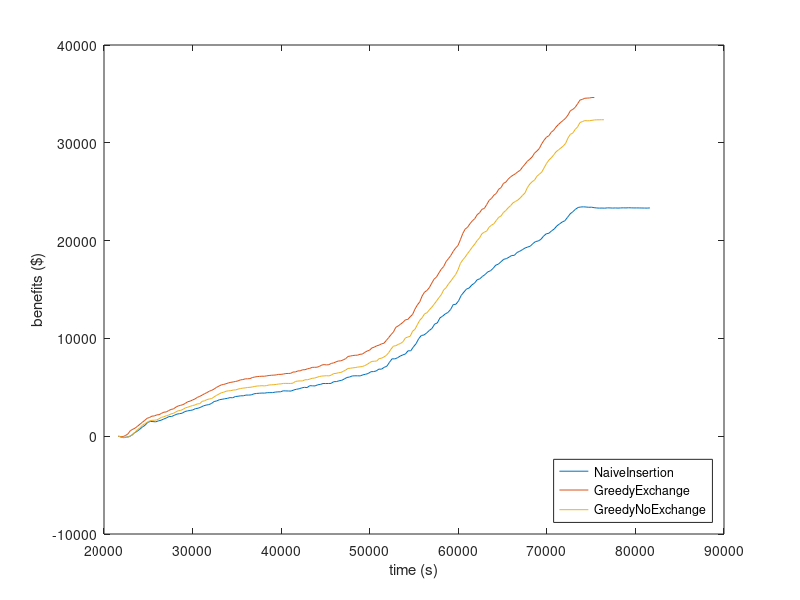

MATLAB code to generate this figure:
x0 = [21630,21930,22230,22530,22830,23130,23430,23730,24030,24330,24630,24930,25230,25530,25830,26130,26430,26730,27030,27330,27630,27930,28230,28530,28830,29130,29430,29730,30030,30330,30630,30930,31230,31530,31830,32130,32430,32730,33030,33330,33630,33930,34230,34530,34830,35130,35430,35730,36030,36330,36630,36930,37230,37530,37830,38130,38430,38730,39030,39330,39630,39930,40230,40530,40830,41130,41430,41730,42030,42330,42630,42930,43230,43530,43830,44130,44430,44730,45030,45330,45630,45930,46230,46530,46830,47130,47430,47730,48030,48330,48630,48930,49230,49530,49830,50130,50430,50730,51030,51330,51630,51930,52230,52530,52830,53130,53430,53730,54030,54330,54630,54930,55230,55530,55830,56130,56430,56730,57030,57330,57630,57930,58230,58530,58830,59130,59430,59730,60030,60330,60630,60930,61230,61530,61830,62130,62430,62730,63030,63330,63630,63930,64230,64530,64830,65130,65430,65730,66030,66330,66630,66930,67230,67530,67830,68130,68430,68730,69030,69330,69630,69930,70230,70530,70830,71130,71430,71730,72030,72330,72630,72930,73230,73530,73830,74130,74430,74730,75030,75330,75630,75930,76230,76530,76830,77130,77430,77730,78030,78330,78630,78930,79230,79530,79830,80130,80430,80730,81030,81330,81630];
y0 = [-0.31,-79.93,-154.91,-89.79,-52.79,94.27,346.33,493.43,708.74,932.61,1120.02,1411.4,1510.27,1494.24,1466.96,1562.0,1630.66,1751.97,1859.72,2005.74,2015.93,2133.09,2257.55,2304.1,2354.66,2520.51,2589.32,2630.67,2689.58,2820.61,2861.84,2969.14,3102.92,3181.42,3229.5,3341.23,3546.06,3606.27,3732.64,3774.63,3827.53,3871.14,3946.46,3927.25,4057.39,4084.6,4129.52,4131.59,4208.05,4204.0,4226.05,4332.2,4372.98,4392.6,4412.99,4404.69,4449.43,4453.23,4456.26,4508.03,4535.27,4538.46,4640.42,4630.79,4622.8,4614.51,4729.64,4798.78,4850.09,4940.98,4998.99,4968.91,5165.13,5149.3,5140.94,5257.28,5291.99,5389.32,5385.27,5389.19,5399.28,5573.33,5583.66,5662.07,5711.29,5848.35,6005.38,6052.33,6162.8,6175.48,6174.32,6166.34,6273.14,6333.03,6411.3,6592.11,6607.71,6668.23,6860.58,6853.62,7040.26,7151.19,7555.67,7919.33,7899.53,8017.1,8185.14,8311.77,8403.27,8736.25,8726.35,9127.06,9457.44,9970.06,10300.19,10349.66,10560.38,10811.69,11019.11,11463.25,11579.97,12097.64,12273.33,12503.11,12650.2,12953.68,13460.06,13487.77,13838.6,14395.29,14731.17,15049.1,15152.51,15466.17,15645.47,15994.45,16094.11,16340.57,16532.15,16802.44,16911.78,17160.16,17487.55,17596.24,17843.58,18089.48,18155.98,18306.63,18478.19,18491.11,18783.36,18907.02,19067.77,19239.58,19339.7,19432.69,19700.76,19905.42,19961.83,20129.75,20459.92,20695.39,20751.08,20994.92,21182.33,21502.53,21704.8,21896.83,22030.07,22373.19,22732.54,22954.03,23203.26,23388.08,23438.0,23452.05,23434.42,23407.28,23417.68,23368.45,23337.12,23322.23,23329.42,23315.6,23348.5,23341.58,23326.12,23339.73,23324.34,23341.38,23349.89,23341.48,23358.04,23348.48,23339.58,23341.66,23338.76,23333.29,23328.68,23323.93,23342.92];
x1 = [21630,21900,22170,22440,22710,22980,23250,23520,23790,24060,24330,24600,24870,25140,25410,25680,25950,26220,26490,26760,27030,27300,27570,27840,28110,28380,28650,28920,29190,29460,29730,30000,30270,30540,30810,31080,31350,31620,31890,32160,32430,32700,32970,33240,33510,33780,34050,34320,34590,34860,35130,35400,35670,35940,36210,36480,36750,37020,37290,37560,37830,38100,38370,38640,38910,39180,39450,39720,39990,40260,40530,40800,41070,41340,41610,41880,42150,42420,42690,42960,43230,43500,43770,44040,44310,44580,44850,45120,45390,45660,45930,46200,46470,46740,47010,47280,47550,47820,48090,48360,48630,48900,49170,49440,49710,49980,50250,50520,50790,51060,51330,51600,51870,52140,52410,52680,52950,53220,53490,53760,54030,54300,54570,54840,55110,55380,55650,55920,56190,56460,56730,57000,57270,57540,57810,58080,58350,58620,58890,59160,59430,59700,59970,60240,60510,60780,61050,61320,61590,61860,62130,62400,62670,62940,63210,63480,63750,64020,64290,64560,64830,65100,65370,65640,65910,66180,66450,66720,66990,67260,67530,67800,68070,68340,68610,68880,69150,69420,69690,69960,70230,70500,70770,71040,71310,71580,71850,72120,72390,72660,72930,73200,73470,73740,74010,74280,74550,74820,75090,75360];
y1 = [-0.31,-43.84,-33.92,74.73,246.74,570.4,707.6,833.23,1022.57,1226.3,1423.57,1618.54,1831.55,1911.68,2052.44,2069.95,2179.15,2201.45,2336.3,2456.23,2480.76,2621.35,2736.48,2790.67,2968.74,3093.33,3159.83,3228.53,3364.34,3526.67,3586.24,3704.79,3808.78,3969.23,4073.55,4199.82,4343.13,4459.51,4600.9,4689.06,4821.8,4990.54,5122.55,5244.11,5293.61,5366.37,5450.73,5509.45,5547.14,5601.13,5656.71,5756.31,5788.79,5861.76,5868.35,5888.83,5999.02,6053.87,6092.17,6117.21,6134.24,6128.91,6170.82,6206.94,6232.96,6245.64,6268.92,6321.76,6323.38,6357.0,6409.39,6414.75,6424.81,6564.09,6566.56,6675.47,6681.72,6793.15,6795.79,6889.2,6936.33,7040.81,7044.37,7055.13,7131.06,7273.09,7323.44,7287.55,7313.68,7446.24,7495.54,7603.63,7692.48,7702.58,7804.99,7925.82,8155.11,8195.94,8246.62,8276.51,8284.58,8376.94,8396.21,8572.16,8707.04,8789.93,9027.99,9108.1,9242.87,9310.71,9441.62,9501.58,9786.39,10082.02,10387.12,10660.22,11137.82,11276.14,11459.66,11647.51,11900.07,11936.89,12212.43,12451.07,12995.16,13421.23,13737.05,14340.2,14731.01,14900.09,15186.95,15645.46,16060.82,16276.02,16690.92,17076.9,17348.71,17853.62,18154.9,18483.46,18901.14,19239.64,19505.4,20098.58,20732.49,21180.47,21367.77,21729.88,22021.78,22246.88,22648.81,22842.97,23201.35,23285.07,23685.11,24112.09,24317.65,24642.93,24821.9,25251.34,25419.21,25848.52,25983.37,26290.11,26525.45,26683.88,26834.91,27037.0,27188.09,27529.03,27807.18,28119.65,28317.41,28558.32,28946.75,29161.36,29415.67,29901.03,30271.4,30576.08,30727.72,31084.47,31279.6,31618.04,31870.42,32098.27,32296.78,32519.35,32847.68,33287.48,33414.68,33631.51,33990.53,34371.49,34438.6,34554.77,34570.85,34584.79,34632.13,34629.38];
x2 = [21630,21900,22170,22440,22710,22980,23250,23520,23790,24060,24330,24600,24870,25140,25410,25680,25950,26220,26490,26760,27030,27300,27570,27840,28110,28380,28650,28920,29190,29460,29730,30000,30270,30540,30810,31080,31350,31620,31890,32160,32430,32700,32970,33240,33510,33780,34050,34320,34590,34860,35130,35400,35670,35940,36210,36480,36750,37020,37290,37560,37830,38100,38370,38640,38910,39180,39450,39720,39990,40260,40530,40800,41070,41340,41610,41880,42150,42420,42690,42960,43230,43500,43770,44040,44310,44580,44850,45120,45390,45660,45930,46200,46470,46740,47010,47280,47550,47820,48090,48360,48630,48900,49170,49440,49710,49980,50250,50520,50790,51060,51330,51600,51870,52140,52410,52680,52950,53220,53490,53760,54030,54300,54570,54840,55110,55380,55650,55920,56190,56460,56730,57000,57270,57540,57810,58080,58350,58620,58890,59160,59430,59700,59970,60240,60510,60780,61050,61320,61590,61860,62130,62400,62670,62940,63210,63480,63750,64020,64290,64560,64830,65100,65370,65640,65910,66180,66450,66720,66990,67260,67530,67800,68070,68340,68610,68880,69150,69420,69690,69960,70230,70500,70770,71040,71310,71580,71850,72120,72390,72660,72930,73200,73470,73740,74010,74280,74550,74820,75090,75360,75630,75900,76170,76440];
y2 = [-0.31,-69.06,-126.23,-120.2,-95.41,47.41,173.83,410.19,685.56,851.92,1114.44,1271.46,1424.07,1563.8,1627.63,1629.42,1666.24,1782.61,1934.98,1987.78,2093.32,2157.07,2284.07,2334.6,2484.08,2606.28,2636.67,2749.69,2896.34,2967.9,3050.33,3136.8,3191.62,3306.03,3318.6,3565.7,3613.42,3743.29,3806.02,3850.9,4022.3,4170.59,4308.07,4435.82,4496.36,4599.92,4639.51,4654.61,4720.17,4732.7,4815.23,4871.96,4914.26,4938.81,4982.8,4997.95,5037.36,5089.2,5130.92,5145.49,5165.28,5140.89,5179.79,5238.24,5254.34,5267.68,5293.65,5337.67,5348.18,5396.61,5400.55,5396.65,5394.46,5426.8,5599.43,5639.04,5653.84,5651.16,5772.66,5773.45,5836.26,5918.98,5943.39,6021.95,6102.35,6149.48,6162.8,6185.69,6165.55,6246.11,6402.16,6422.42,6488.49,6517.96,6629.55,6759.39,6930.42,6947.91,6988.09,7015.84,7067.4,7092.07,7123.35,7222.6,7338.13,7513.58,7651.21,7665.55,7687.42,7931.71,7973.71,8102.29,8252.71,8543.15,8908.35,9211.33,9255.35,9386.55,9486.65,9664.7,10048.44,10139.99,10217.35,10734.83,10927.72,11405.75,11858.55,12111.4,12513.43,12621.84,12913.32,13179.87,13490.26,13815.86,14164.44,14464.43,14959.11,15181.77,15570.07,15861.74,16209.59,16526.66,17012.29,17667.6,18036.41,18315.65,18680.85,18998.74,19340.88,19646.83,20003.38,20273.79,20702.94,20860.36,20978.15,21373.16,21576.18,21724.2,22057.05,22378.15,22523.49,22874.88,23079.61,23358.76,23576.34,23864.73,24000.41,24146.32,24359.63,24627.97,24874.83,25413.17,25777.13,26023.11,26188.44,26580.48,26784.67,27002.47,27439.46,27885.54,28227.03,28464.17,28761.43,29082.59,29272.18,29469.97,29663.11,29943.14,30500.97,30867.82,30996.93,31372.78,31625.33,32071.82,32169.42,32271.75,32249.86,32256.16,32297.75,32335.11,32350.46,32350.35,32360.46,32357.39];
plot(x0,y0,x1,y1,x2,y2);
legend('NaiveInsertion','GreedyExchange','GreedyNoExchange','location','southeast');
xlabel('time (s)');
ylabel('benefits ($)');
